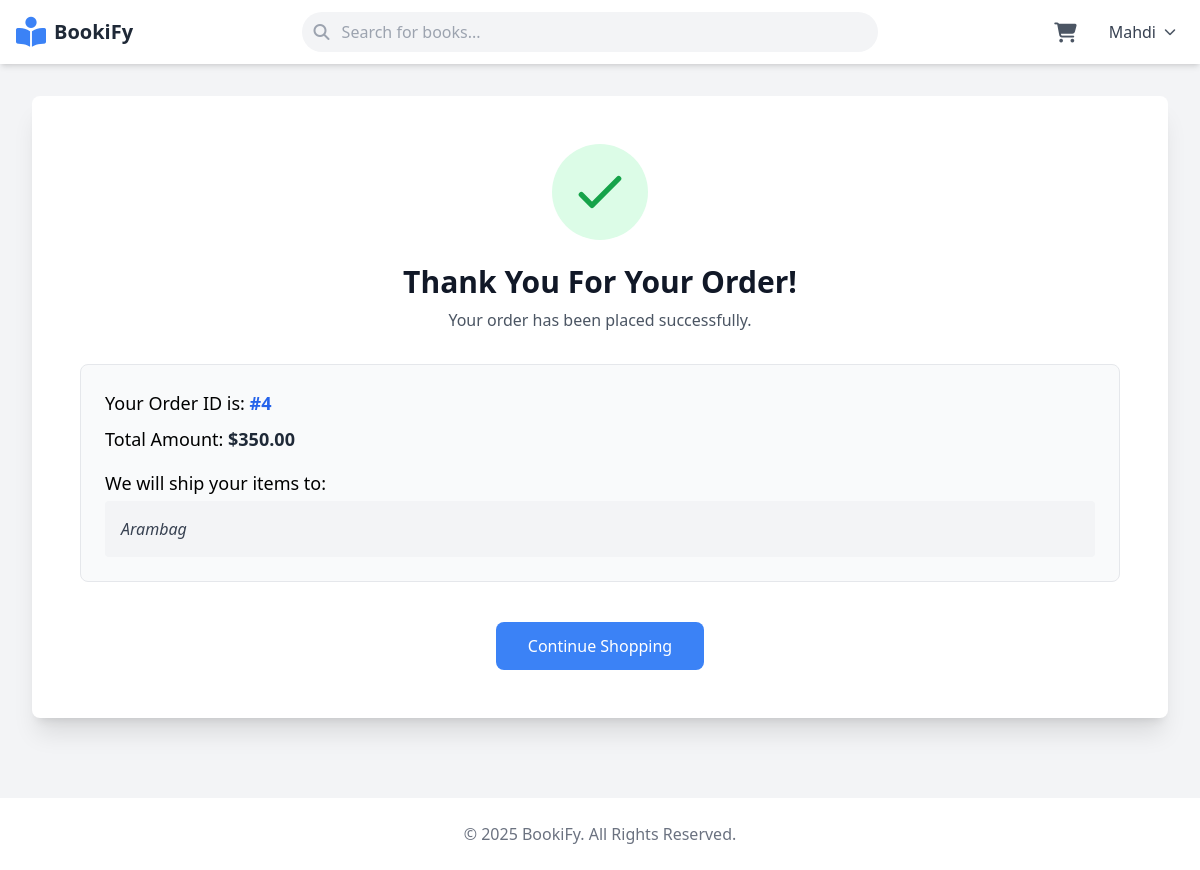
The page /order-confirmation/4/ (signed in) on the database its author committed.
### store/models.py (models this page shows, shortened)
class Order(models.Model):
    user = models.ForeignKey(User, on_delete=models.CASCADE)
    total_price = models.DecimalField(max_digits=10, decimal_places=2)
    shipping_address = models.TextField()
    order_date = models.DateTimeField(auto_now_add=True)
    is_completed = models.BooleanField(default=False)

### store/views.py (the view)
# urls.py: path('order-confirmation/<int:order_id>/', views.order_confirmation, name='order_confirmation'),
@login_required
def order_confirmation(request, order_id):
    order = get_object_or_404(Order, id=order_id, user=request.user)
    context = {'order': order}
    return render(request, 'store/order_confirmation.html', context)

### store/context_processors.py (called while the page is built)
def cart_item_count(request):
    if request.user.is_authenticated:
        try:
            cart = Cart.objects.get(user=request.user)
            item_count = sum(item.quantity for item in cart.items.all())
        except Cart.DoesNotExist:
            item_count = 0
    else:
        item_count = 0
    return {'cart_item_count': item_count}

### templates/store/order_confirmation.html (shortened to what this page needs)
{% extends 'base.html' %}
{% block content %}
<div class="bg-white rounded-lg shadow-xl p-12 text-center">
    <div class="mx-auto flex items-center justify-center h-24 w-24 rounded-full bg-green-100 mb-6">
        <svg class="h-16 w-16 text-green-600" fill="none" viewBox="0 0 24 24" stroke="currentColor">
            <path stroke-linecap="round" stroke-linejoin="round" stroke-width="2" d="M5 13l4 4L19 7" />
        </svg>
    </div>
    <h1 class="text-3xl font-bold text-gray-900">Thank You For Your Order!</h1>
    <p class="text-gray-600 mt-2">Your order has been placed successfully.</p>
    <div class="text-left mt-8 p-6 bg-gray-50 rounded-lg border">
        <p class="text-lg">Your Order ID is: <strong class="text-blue-600">#{{ order.id }}</strong></p>
        <p class="text-lg mt-2">Total Amount: <strong class="text-gray-800">${{ order.total_price }}</strong></p>
        <p class="text-lg mt-4">We will ship your items to:</p>
        <p class="text-md mt-1 text-gray-700 p-4 bg-gray-100 rounded"><em>{{ order.shipping_address }}</em></p>
    </div>
    <a href="{% url 'home' %}" class="mt-10 inline-block bg-blue-500 text-white px-8 py-3 rounded-lg hover:bg-blue-600 transition-colors duration-300">
        Continue Shopping
    </a>
</div>
{% endblock %}

### templates/base.html (shortened to what this page needs)
{% load static %}
<!DOCTYPE html>
<html lang="en">
<head>
    <script src="https://cdn.tailwindcss.com"></script>
    <link rel="stylesheet" href="https://cdnjs.cloudflare.com/ajax/libs/font-awesome/6.5.1/css/all.min.css" />
</head>
<body class="bg-gray-100 font-sans">
    <nav class="bg-white shadow-md sticky top-0 z-50">
        <div class="max-w-7xl mx-auto px-4">
            <div class="flex justify-between items-center h-16">
                <div class="flex-shrink-0">
                    <a href="{% url 'home' %}" class="flex items-center space-x-2">
                        <i class="fas fa-book-reader text-3xl text-blue-500"></i>
                        <span class="text-xl font-bold text-gray-800">BookiFy</span>
                    </a>
                </div>
                <div class="hidden md:flex flex-grow items-center justify-center px-10">
                    <form method="GET" action="{% url 'home' %}" class="w-full max-w-xl">
                        <div class="relative">
                            <span class="absolute inset-y-0 left-0 pl-3 flex items-center">
                                <i class="fas fa-search text-gray-400"></i>
                            </span>
                            <input class="w-full bg-gray-100 border-transparent rounded-full pl-10 pr-4 py-2 focus:outline-none focus:ring-2 focus:ring-blue-500" type="text" name="q" placeholder="Search for books..." value="{{ search_query }}">
                        </div>
                    </form>
                </div>
                <div class="hidden md:flex items-center space-x-4">
                    {% if user.is_authenticated %}
                        <a href="{% url 'view_cart' %}" class="relative text-gray-600 hover:text-blue-600 p-2 rounded-full hover:bg-gray-100">
                            <i class="fas fa-shopping-cart fa-lg"></i>
                        </a>
                        <div class="relative">
                            <button id="user-menu-button" class="flex items-center space-x-2 p-2 rounded-full hover:bg-gray-100 focus:outline-none">
                                <span class="font-medium text-gray-700">{{ user.first_name|default:user.username }}</span>
                                <i class="fas fa-chevron-down text-xs text-gray-600"></i>
                            </button>
                        </div>
                    {% else %}
                        <a href="{% url 'login' %}" class="py-2 px-4 font-medium text-gray-600 rounded hover:bg-gray-100 transition duration-300">Login</a>
                        <a href="{% url 'register' %}" class="py-2 px-4 font-medium text-white bg-blue-500 rounded hover:bg-blue-600 transition duration-300">Register</a>
                    {% endif %}
                </div>
            </div>
        </div>
    </nav>
    <main class="max-w-7xl mx-auto py-8 px-4 sm:px-6 lg:px-8">
        {% block content %}{% endblock %}
    </main>
    <footer class="bg-white mt-12 py-6">
        <div class="max-w-7xl mx-auto px-4 text-center text-gray-500">
            <p>© {% now "Y" %} BookiFy. All Rights Reserved.</p>
        </div>
    </footer>
</body>
</html>

### rows shown on the page
Order: id "4", total_price "350.00", shipping_address "Arambag"

### other values the page prints
{{ user.first_name|default:user.username }} "Mahdi"
